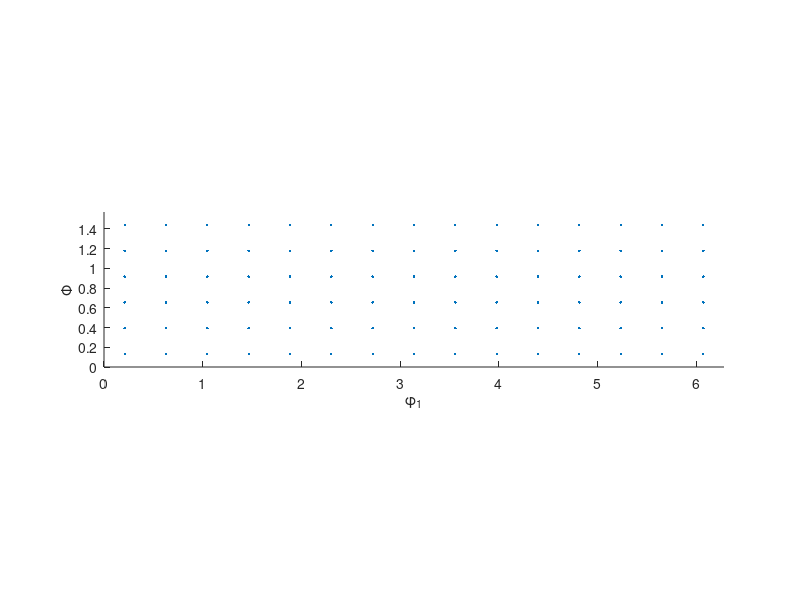
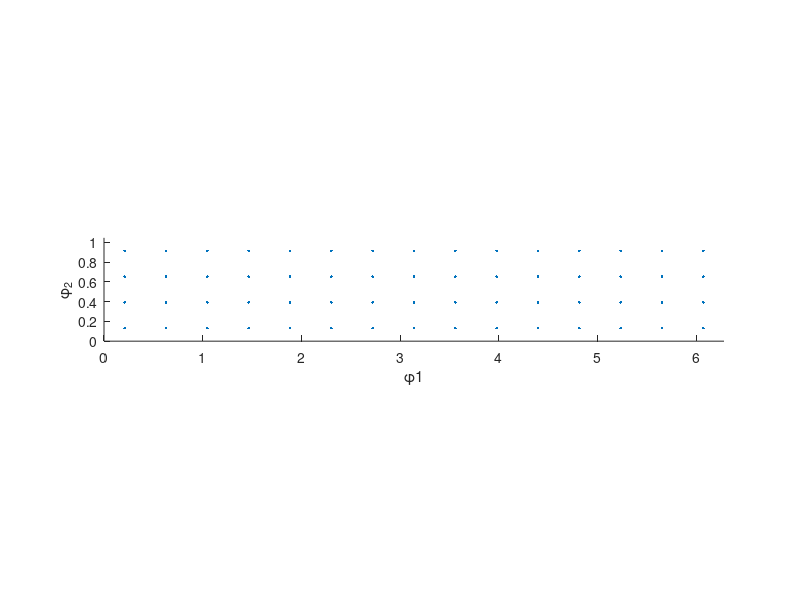

The MATLAB script that drew these images, in order: (Note: this script raises an error after producing the figures.)
%% Prepare GSH Coefficients for the optimization
% Noah Paulson, Dipen Patel 2014-10-17
%
% Select orientations from the Hexagonal-Triclinic fundamental zone and
% generate the set of GSH coefficients which each represent the ODF
% function for a single orientation.

%% Orientation Selection

% v_phi1,V_phi,v_phi2: vectors which discretize the hexagonal fundamental
% zone into a number of orienations
phi1max = 2*pi();
v_phi1 = linspace(0,phi1max,16);
v_phi1 = 0.5*(v_phi1(2) - v_phi1(1)) + v_phi1(1:end-1);

Phimax = pi()/2;
v_Phi = linspace(0,Phimax,7);
v_Phi = 0.5*(v_Phi(2) - v_Phi(1)) + v_Phi(1:end-1);

phi2max = pi()/3;
v_phi2 = linspace(0,phi2max,5);
v_phi2 = 0.5*(v_phi2(2) - v_phi2(1)) + v_phi2(1:end-1);

[X,Y,Z] = meshgrid(v_phi1,v_Phi,v_phi2);

% ori: array containing bunge-euler angles for all trial orientations
ori = [X(:), Y(:), Z(:)];

% plot the selected orientations for phi1 vs. Phi and Phi vs. phi2
close('all')

figure(1)
scatter(ori(:,1),ori(:,2),'.')
xlabel('\phi_1'); ylabel('\Phi'); axis equal;
axis([0 phi1max 0 Phimax])

figure(2)
scatter(ori(:,1),ori(:,3),'.')
xlabel('\phi1'); ylabel('\phi_2'); axis equal;
axis([0 phi1max 0 phi2max])

% ori_len: number of trial orientations
N = length(ori(:,1));

%% Read OIM coefficient file

fileID = fopen('OIM_coeff_L07.txt','r');
formatSpec = '%d %d %d %f %f';
sizeA = [5, inf];
A = fscanf(fileID,formatSpec,sizeA)';

%% Regression

% ocf: number of coefficients from the original ODF harmonic description
ocf = 56;

% lvec: vector containing the sequence of l-numbers from 0 to L
lvec = A(:,1);

% w: "half width of the gaussian peak located at the orientation g_i" OIM
% software (is this the same as the Gaussian Smoothing angle?)
w = 2.5 * (pi()/180);

% Y_coeff: vector of the coefficients used
Y_coeff = A(:,4) + A(:,5)*1i;

X_coeff = zeros(ocf, N);

for ii = 1:N
    
    gsh_res = gsh_hcp_tri_L_7(ori(ii,1),ori(ii,2),ori(ii,3))';
    
    for jj = 1:length(gsh_res)

        l = lvec(jj);

        K = (exp(-0.25*(l^2)*(w^2))-exp(-0.25*((l+1)^2)*(w^2)))/(1-exp(-0.25*w^2));
        
        X_coeff(jj,ii) = (2*l+1)*K*gsh_res(jj);
%         X_coeff(jj,ii) = gsh_res(jj);

    end
end

save orientations.mat ori % Save array of the orientations used in the optimization
save X_coeff.mat X_coeff % Corresponding GSH basis function evaluated at discrete orientation
save Y_coeff.mat Y_coeff % Target ODF
